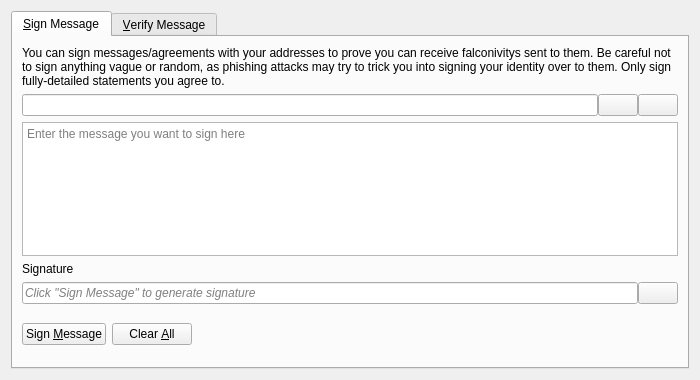
<?xml version="1.0" encoding="UTF-8"?>
<ui version="4.0">
 <class>SignVerifyMessageDialog</class>
 <widget class="QDialog" name="SignVerifyMessageDialog">
  <property name="geometry">
   <rect>
    <x>0</x>
    <y>0</y>
    <width>700</width>
    <height>380</height>
   </rect>
  </property>
  <property name="windowTitle">
   <string>Signatures - Sign / Verify a Message</string>
  </property>
  <property name="modal">
   <bool>true</bool>
  </property>
  <layout class="QVBoxLayout" name="verticalLayout">
   <item>
    <widget class="QTabWidget" name="tabWidget">
     <property name="currentIndex">
      <number>0</number>
     </property>
     <widget class="QWidget" name="tabSignMessage">
      <attribute name="title">
       <string>&amp;Sign Message</string>
      </attribute>
      <layout class="QVBoxLayout" name="verticalLayout_SM">
       <item>
        <widget class="QLabel" name="infoLabel_SM">
         <property name="text">
          <string>You can sign messages/agreements with your addresses to prove you can receive falconivitys sent to them. Be careful not to sign anything vague or random, as phishing attacks may try to trick you into signing your identity over to them. Only sign fully-detailed statements you agree to.</string>
         </property>
         <property name="textFormat">
          <enum>Qt::PlainText</enum>
         </property>
         <property name="wordWrap">
          <bool>true</bool>
         </property>
        </widget>
       </item>
       <item>
        <layout class="QHBoxLayout" name="horizontalLayout_1_SM">
         <property name="spacing">
          <number>0</number>
         </property>
         <item>
          <widget class="QValidatedLineEdit" name="addressIn_SM">
           <property name="toolTip">
            <string>The Falconivity address to sign the message with</string>
           </property>
          </widget>
         </item>
         <item>
          <widget class="QPushButton" name="addressBookButton_SM">
           <property name="toolTip">
            <string>Choose previously used address</string>
           </property>
           <property name="text">
            <string/>
           </property>
           <property name="icon">
            <iconset resource="../bitcoin.qrc">
             <normaloff>:/icons/address-book</normaloff>:/icons/address-book</iconset>
           </property>
           <property name="shortcut">
            <string>Alt+A</string>
           </property>
           <property name="autoDefault">
            <bool>false</bool>
           </property>
          </widget>
         </item>
         <item>
          <widget class="QPushButton" name="pasteButton_SM">
           <property name="toolTip">
            <string>Paste address from clipboard</string>
           </property>
           <property name="text">
            <string/>
           </property>
           <property name="icon">
            <iconset resource="../bitcoin.qrc">
             <normaloff>:/icons/editpaste</normaloff>:/icons/editpaste</iconset>
           </property>
           <property name="shortcut">
            <string>Alt+P</string>
           </property>
           <property name="autoDefault">
            <bool>false</bool>
           </property>
          </widget>
         </item>
        </layout>
       </item>
       <item>
        <widget class="QPlainTextEdit" name="messageIn_SM">
         <property name="toolTip">
          <string>Enter the message you want to sign here</string>
         </property>
         <property name="placeholderText">
          <string>Enter the message you want to sign here</string>
         </property>
        </widget>
       </item>
       <item>
        <widget class="QLabel" name="signatureLabel_SM">
         <property name="text">
          <string>Signature</string>
         </property>
         <property name="textFormat">
          <enum>Qt::PlainText</enum>
         </property>
        </widget>
       </item>
       <item>
        <layout class="QHBoxLayout" name="horizontalLayout_2_SM">
         <property name="spacing">
          <number>0</number>
         </property>
         <item>
          <widget class="QLineEdit" name="signatureOut_SM">
           <property name="placeholderText">
            <string>Click "Sign Message" to generate signature</string>
           </property>
           <property name="font">
            <font>
             <italic>true</italic>
            </font>
           </property>
           <property name="readOnly">
            <bool>true</bool>
           </property>
          </widget>
         </item>
         <item>
          <widget class="QPushButton" name="copySignatureButton_SM">
           <property name="toolTip">
            <string>Copy the current signature to the system clipboard</string>
           </property>
           <property name="text">
            <string/>
           </property>
           <property name="icon">
            <iconset resource="../bitcoin.qrc">
             <normaloff>:/icons/editcopy</normaloff>:/icons/editcopy</iconset>
           </property>
           <property name="autoDefault">
            <bool>false</bool>
           </property>
          </widget>
         </item>
        </layout>
       </item>
       <item>
        <layout class="QHBoxLayout" name="horizontalLayout_3_SM">
         <item>
          <widget class="QPushButton" name="signMessageButton_SM">
           <property name="toolTip">
            <string>Sign the message to prove you own this Falconivity address</string>
           </property>
           <property name="text">
            <string>Sign &amp;Message</string>
           </property>
           <property name="icon">
            <iconset resource="../bitcoin.qrc">
             <normaloff>:/icons/edit</normaloff>:/icons/edit</iconset>
           </property>
           <property name="autoDefault">
            <bool>false</bool>
           </property>
          </widget>
         </item>
         <item>
          <widget class="QPushButton" name="clearButton_SM">
           <property name="toolTip">
            <string>Reset all sign message fields</string>
           </property>
           <property name="text">
            <string>Clear &amp;All</string>
           </property>
           <property name="icon">
            <iconset resource="../bitcoin.qrc">
             <normaloff>:/icons/remove</normaloff>:/icons/remove</iconset>
           </property>
           <property name="autoDefault">
            <bool>false</bool>
           </property>
          </widget>
         </item>
         <item>
          <spacer name="horizontalSpacer_1_SM">
           <property name="orientation">
            <enum>Qt::Horizontal</enum>
           </property>
           <property name="sizeHint" stdset="0">
            <size>
             <width>40</width>
             <height>48</height>
            </size>
           </property>
          </spacer>
         </item>
         <item>
          <widget class="QLabel" name="statusLabel_SM">
           <property name="font">
            <font>
             <weight>75</weight>
             <bold>true</bold>
            </font>
           </property>
           <property name="text">
            <string/>
           </property>
           <property name="wordWrap">
            <bool>true</bool>
           </property>
          </widget>
         </item>
         <item>
          <spacer name="horizontalSpacer_2_SM">
           <property name="orientation">
            <enum>Qt::Horizontal</enum>
           </property>
           <property name="sizeHint" stdset="0">
            <size>
             <width>40</width>
             <height>48</height>
            </size>
           </property>
          </spacer>
         </item>
        </layout>
       </item>
      </layout>
     </widget>
     <widget class="QWidget" name="tabVerifyMessage">
      <attribute name="title">
       <string>&amp;Verify Message</string>
      </attribute>
      <layout class="QVBoxLayout" name="verticalLayout_VM">
       <item>
        <widget class="QLabel" name="infoLabel_VM">
         <property name="text">
          <string>Enter the receiver's address, message (ensure you copy line breaks, spaces, tabs, etc. exactly) and signature below to verify the message. Be careful not to read more into the signature than what is in the signed message itself, to avoid being tricked by a man-in-the-middle attack. Note that this only proves the signing party receives with the address, it cannot prove sendership of any transaction!</string>
         </property>
         <property name="textFormat">
          <enum>Qt::PlainText</enum>
         </property>
         <property name="alignment">
          <set>Qt::AlignLeading|Qt::AlignLeft|Qt::AlignTop</set>
         </property>
         <property name="wordWrap">
          <bool>true</bool>
         </property>
        </widget>
       </item>
       <item>
        <layout class="QHBoxLayout" name="horizontalLayout_1_VM">
         <property name="spacing">
          <number>0</number>
         </property>
         <item>
          <widget class="QValidatedLineEdit" name="addressIn_VM">
           <property name="toolTip">
            <string>The Falconivity address the message was signed with</string>
           </property>
          </widget>
         </item>
         <item>
          <widget class="QPushButton" name="addressBookButton_VM">
           <property name="toolTip">
            <string>Choose previously used address</string>
           </property>
           <property name="text">
            <string/>
           </property>
           <property name="icon">
            <iconset resource="../bitcoin.qrc">
             <normaloff>:/icons/address-book</normaloff>:/icons/address-book</iconset>
           </property>
           <property name="shortcut">
            <string>Alt+A</string>
           </property>
           <property name="autoDefault">
            <bool>false</bool>
           </property>
          </widget>
         </item>
        </layout>
       </item>
       <item>
        <widget class="QPlainTextEdit" name="messageIn_VM">
          <property name="toolTip">
            <string>The signed message to verify</string>
          </property>
          <property name="placeholderText">
            <string>The signed message to verify</string>
          </property>
        </widget>
       </item>
       <item>
        <widget class="QValidatedLineEdit" name="signatureIn_VM">
          <property name="toolTip">
            <string>The signature given when the message was signed</string>
          </property>
          <property name="placeholderText">
            <string>The signature given when the message was signed</string>
          </property>
        </widget>
       </item>
       <item>
        <layout class="QHBoxLayout" name="horizontalLayout_2_VM">
         <item>
          <widget class="QPushButton" name="verifyMessageButton_VM">
           <property name="toolTip">
            <string>Verify the message to ensure it was signed with the specified Falconivity address</string>
           </property>
           <property name="text">
            <string>Verify &amp;Message</string>
           </property>
           <property name="icon">
            <iconset resource="../bitcoin.qrc">
             <normaloff>:/icons/transaction_0</normaloff>:/icons/transaction_0</iconset>
           </property>
           <property name="autoDefault">
            <bool>false</bool>
           </property>
          </widget>
         </item>
         <item>
          <widget class="QPushButton" name="clearButton_VM">
           <property name="toolTip">
            <string>Reset all verify message fields</string>
           </property>
           <property name="text">
            <string>Clear &amp;All</string>
           </property>
           <property name="icon">
            <iconset resource="../bitcoin.qrc">
             <normaloff>:/icons/remove</normaloff>:/icons/remove</iconset>
           </property>
           <property name="autoDefault">
            <bool>false</bool>
           </property>
          </widget>
         </item>
         <item>
          <spacer name="horizontalSpacer_1_VM">
           <property name="orientation">
            <enum>Qt::Horizontal</enum>
           </property>
           <property name="sizeHint" stdset="0">
            <size>
             <width>40</width>
             <height>48</height>
            </size>
           </property>
          </spacer>
         </item>
         <item>
          <widget class="QLabel" name="statusLabel_VM">
           <property name="font">
            <font>
             <weight>75</weight>
             <bold>true</bold>
            </font>
           </property>
           <property name="text">
            <string/>
           </property>
           <property name="wordWrap">
            <bool>true</bool>
           </property>
          </widget>
         </item>
         <item>
          <spacer name="horizontalSpacer_2_VM">
           <property name="orientation">
            <enum>Qt::Horizontal</enum>
           </property>
           <property name="sizeHint" stdset="0">
            <size>
             <width>40</width>
             <height>48</height>
            </size>
           </property>
          </spacer>
         </item>
        </layout>
       </item>
      </layout>
     </widget>
    </widget>
   </item>
  </layout>
 </widget>
 <customwidgets>
  <customwidget>
   <class>QValidatedLineEdit</class>
   <extends>QLineEdit</extends>
   <header>qt/qvalidatedlineedit.h</header>
  </customwidget>
 </customwidgets>
 <resources>
  <include location="../bitcoin.qrc"/>
 </resources>
 <connections/>
</ui>
